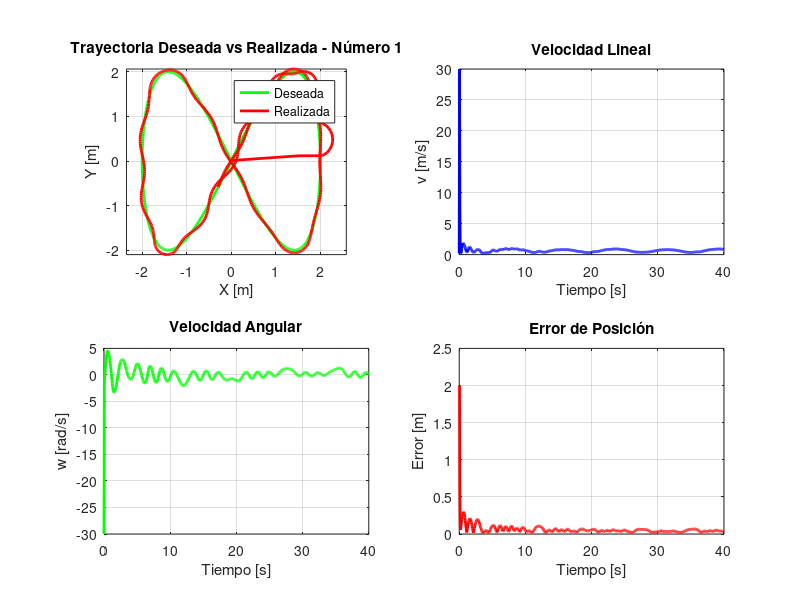

MATLAB code for this plot: (Note: this script raises an error after producing the figure.)
% Limpieza de pantalla
clear all
close all
clc

% 1 TIEMPO %%%%%%%%%%%%%%%%%%%%%%%%%%%%%%%%%%%%%%%%%%%%%%%%%%%%%%%%
tf = 40;             % Tiempo de simulación en segundos (s)
ts = 0.05;           % Tiempo de muestreo en segundos (s)
t = 0:ts:tf;         % Vector de tiempo
N = length(t);       % Número de muestras

% Número de trayectorias a simular
num_trayectorias = 8; 

for traj = 1:num_trayectorias

    % 2.1 CONDICIONES INICIALES PERSONALIZADAS
    switch traj
        case 1
            x1(1) = 0; y1(1) = 0; phi(1) = pi/2;
        case 2
            x1(1) = 0; y1(1) = 0; phi(1) = pi/2;
        case 3
            x1(1) = 0; y1(1) = 0; phi(1) = pi/3;
        case 4
            x1(1) = 0; y1(1) = 0; phi(1) = pi/4;
        case 5
            x1(1) = 0; y1(1) = 0; phi(1) = pi/3;
        case 6
            x1(1) = 0; y1(1) = 0; phi(1) = pi/2;
        case 7
            x1(1) = 0; y1(1) = 0; phi(1) = 0;
        case 8
            x1(1) = 0; y1(1) = 0; phi(1) = 7*pi/4;
    end

    hx(1) = x1(1);   
    hy(1) = y1(1);

    % 2.2 DEFINICION DE TRAYECTORIAS Y VELOCIDADES DESEADAS
    switch traj
        case 1
            hxd = 2*cos(0.2*t);
            hyd = 2*sin(0.4*t);
            hxdp = -0.1*sin(0.2*t);
            hydp = 0.2*cos(0.4*t);
        case 2
            hxd = t - 3*sin(t);
            hyd = 4 - 3*cos(t);
            hxdp = 0.5*(1 - 3*cos(t));
            hydp = 0.5*(3*sin(t));
        case 3
            hxd = 3*cos(t) - cos(3*t);
            hyd = 4*sin(3*t);
            hxdp = -0.1*(sin(t) - 3*sin(t));
            hydp = 0.5*(3*cos(3*t));
        case 4
            hxd = cos(t) + 0.5*cos(7*t) + (1/3)*sin(17*t);
            hyd = sin(t) + 0.5*sin(7*t) + (1/3)*cos(17*t);
            hxdp = -0.4*(sin(t) + 3.5*sin(7*t) - (17/3)*cos(17*t));
            hydp = 0.4*(cos(t) + 3.5*cos(7*t) - (17/3)*sin(17*t));
        case 5
            hxd = 17*cos(t) + 7*cos(17+7*t);
            hyd = 17*sin(t) - 7*sin(17+7*t);
            hxdp = -0.5*(17*sin(t) + 49*sin(17+7*t));
            hydp = 0.5*(17*cos(t) - 49*cos(17+7*t));
        case 6
            hxd = 2*cos(t);
            hyd = 2*sin(t);
            hxdp = -0.2*sin(t);
            hydp = 0.2*cos(t);
        case 7
            hxd = 5*t - 4*sin(t);
            hyd = 5*t - 4*cos(t);
            hxdp = 0.5*(5 - 4*cos(t));
            hydp = 0.5*(5 + 4*sin(t));
        case 8
            hxd = 4*cos(t) + cos(4*t);
            hyd = 4*sin(t) - sin(4*t);
            hxdp = -0.2*(sin(t) + 4*sin(4*t));
            hydp = 0.2*(cos(t) - 4*cos(4*t));
    end

    % 2.3 AJUSTE DE GANANCIAS
    switch traj
        case 1
            K = [15 0; 0 20];
        case 2
            K = [13 0; 0 13];
        case 3
            K = [8 0; 0 20];
        case 4
            K = [20 0; 0 30];
        case 5
            K = [13 0; 0 13];
        case 6
            K = [17 0; 0 17];
        case 7
            K = [13 0; 0 13];
        case 8
            K = [13 0; 0 13];
    end

    % 2.4 CONTROL Y SIMULACION DEL ROBOT
    for k = 1:N
        hxe(k) = hxd(k) - hx(k);
        hye(k) = hyd(k) - hy(k);
        he = [hxe(k); hye(k)];
        Error(k) = sqrt(hxe(k)^2 + hye(k)^2);

        J = [cos(phi(k)) -sin(phi(k)); sin(phi(k)) cos(phi(k))];

        qpRef = pinv(J)*( [hxdp(k); hydp(k)] + K*he );

        v(k) = qpRef(1);
        w(k) = qpRef(2);

        phi(k+1) = phi(k) + w(k)*ts;
        xp1 = v(k)*cos(phi(k)); 
        yp1 = v(k)*sin(phi(k));
        x1(k+1) = x1(k) + ts*xp1;
        y1(k+1) = y1(k) + ts*yp1;

        hx(k+1) = x1(k+1);
        hy(k+1) = y1(k+1);
    end

    % 2.5 GRAFICACION
    figure('Name',['Trayectoria ',num2str(traj)],'NumberTitle','off')
    sizeScreen = get(0,'ScreenSize'); 
    set(gcf,'position',sizeScreen); 
    
    subplot(2,2,1)
    plot(hxd,hyd,'g','lineWidth',2); hold on;
    plot(hx,hy,'r','lineWidth',2);
    title(['Trayectoria Deseada vs Realizada - Número ',num2str(traj)])
    xlabel('X [m]')
    ylabel('Y [m]')
    grid on
    legend('Deseada','Realizada')
    axis equal

    subplot(2,2,2)
    plot(t,v,'b','LineWidth',2), grid('on')
    xlabel('Tiempo [s]')
    ylabel('v [m/s]')
    title('Velocidad Lineal')

    subplot(2,2,3)
    plot(t,w,'g','LineWidth',2), grid('on')
    xlabel('Tiempo [s]')
    ylabel('w [rad/s]')
    title('Velocidad Angular')

    subplot(2,2,4)
    plot(t,Error,'r','LineWidth',2), grid('on')
    xlabel('Tiempo [s]')
    ylabel('Error [m]')
    title('Error de Posición')

    figure('Name',['Animacion Trayectoria ',num2str(traj)],'NumberTitle','off');
    scale = 4;
    MobileRobot_5;
    H1 = MobilePlot_4(x1(1), y1(1), phi(1), scale); hold on;
    H2 = plot(hx(1), hy(1), 'r', 'lineWidth',2);
    H3 = plot(hxd, hyd, 'g', 'lineWidth',2); 
    axis equal
    grid on
    for k = 1:10:N
        delete(H1);
        delete(H2);
        H1 = MobilePlot_4(x1(k), y1(k), phi(k), scale);
        H2 = plot3(hx(1:k), hy(1:k), zeros(1,k), 'r', 'lineWidth',2);
        pause(ts);
    end

end
